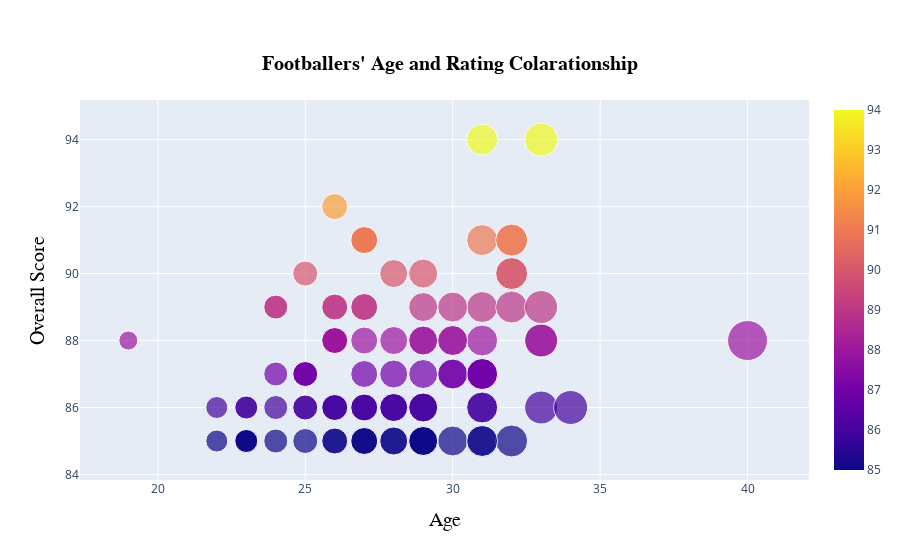

Notebook source saved alongside this figure:
### Code cell
df = players.iloc[:100,:]
bub_color = [float(each) for each in df.Overall]
bub_size = [float(each) for each in df.Age]
fig = go.Figure(
    data = [
        go.Scatter(
            x = df.Age,
            y = df.Overall,
            mode = "markers",
            marker = dict(
                color = bub_color,
                size = bub_size,
                showscale = True
            ),
            text= df.Name
        )
    ],
    layout = go.Layout(
        title = dict(text = "<b> Footballers' Age and Rating Colarationship </b>",
                     x = 0.5, y = 0.9,
                     font = dict(family = 'Italic',
                                 size = 20,
                                 color = 'Black')
                    ),
        xaxis = dict(title = dict(text = 'Age',
                                  font = dict(family = 'Italic',
                                              size = 20,
                                              color = 'Black')
                                 ),
                     ticklen = 5,
                     zeroline = False
                    ),
        yaxis = dict(title = dict(text = 'Overall Score',
                                  font = dict(family = 'Italic',
                                              size = 20,
                                              color = 'Black')
                                 ),
                     ticklen = 5,
                     zeroline = False
                    )
    )
)
iplot(fig)

### Figure 1 — Plotly figure (JSON) as saved in the notebook; plotly's stock layout.template omitted (floating-point values rounded to 4 significant figures)
{"data": [{"marker": {"color": [94, 94, 92, 91, 91, 91, 91, 91, 91, 90, 90, 90, 90, 90, 89, 89, 89, 89, 89, 89, 89, 89, 89, 89, 89, 88, 88, 88, 88, 88, 88, 88, 88, 88, 88, 88, 88, 88, 88, 88, 88, 88, 87, 87, 87, 87, 87, 87, 87, 87, 87, 87, 87, 87, 87, 86, 86, 86, 86, 86, 86, 86, 86, 86, 86, 86, 86, 86, 86, 86, 86, 86, 86, 86, 86, 86, 86, 85, 85, 85, 85, 85, 85, 85, 85, 85, 85, 85, 85, 85, 85, 85, 85, 85, 85, 85, 85, 85, 85, 85], "showscale": true, "size": [31, 33, 26, 27, 27, 27, 32, 31, 32, 25, 29, 28, 32, 32, 27, 24, 24, 27, 26, 26, 29, 31, 32, 30, 33, 19, 26, 26, 26, 27, 26, 26, 26, 29, 29, 30, 28, 31, 30, 33, 33, 40, 24, 25, 27, 25, 31, 25, 28, 29, 31, 31, 30, 30, 31, 22, 23, 24, 26, 26, 23, 26, 25, 25, 27, 27, 28, 27, 29, 28, 31, 29, 28, 31, 29, 33, 34, 23, 23, 22, 24, 25, 23, 23, 27, 26, 26, 27, 27, 30, 29, 29, 28, 29, 28, 29, 31, 29, 32, 31]}, "mode": "markers", "text": ["L. Messi", "Cristiano Ronaldo", "Neymar Jr", "De Gea", "K. De Bruyne", "E. Hazard", "L. Modrić", "L. Suárez", "Sergio Ramos", "J. Oblak", "R. Lewandowski", "T. Kroos", "D. Godín", "David Silva", "N. Kanté", "P. Dybala", "H. Kane", "A. Griezmann", "M. ter Stegen", "T. Courtois", "Sergio Busquets", "E. Cavani", "M. Neuer", "S. Agüero", "G. Chiellini", "K. Mbappé", "M. Salah", "Casemiro", "J. Rodríguez", "L. Insigne", "Isco", "C. Eriksen", "Coutinho", "P. Aubameyang", "M. Hummels", "Marcelo", "G. Bale", "H. Lloris", "G. Higuaín", "Thiago Silva", "S. Handanovič", "G. Buffon", "S. Umtiti", "M. Icardi", "K. Koulibaly", "P. Pogba", "K. Navas", "R. Lukaku", "C. Immobile", "Jordi Alba", "D. Mertens", "J. Vertonghen", "M. Hamšík", "I. Rakitić", "Piqué", "L. Sané", "Bernardo Silva", "Ederson", "S. Mané", "V. van Dijk", "R. Sterling", "Roberto Firmino", "R. Varane", "M. Verratti", "Alex Sandro", "Douglas Costa", "T. Müller", "Thiago", "M. Reus", "Azpilicueta", "L. Bonucci", "T. Alderweireld", "M. Pjanić", "M. Benatia", "M. Özil", "Fernandinho", "Iniesta", "M. Škriniar", "S. Milinković-Savić", "Marco Asensio", "N. Fekir", "Alisson", "J. Kimmich", "Saúl", "R. Mahrez", "D. Alaba", "Koke", "A. Lacazette", "K. Manolas", "N. Otamendi", "Parejo", "Paulinho", "W. Szczęsny", "A. Sánchez", "Y. Brahimi", "J. Boateng", "A. Vidal", "I. Perišić", "E. Džeko", "S. Khedira"], "type": "scatter", "x": [31, 33, 26, 27, 27, 27, 32, 31, 32, 25, 29, 28, 32, 32, 27, 24, 24, 27, 26, 26, 29, 31, 32, 30, 33, 19, 26, 26, 26, 27, 26, 26, 26, 29, 29, 30, 28, 31, 30, 33, 33, 40, 24, 25, 27, 25, 31, 25, 28, 29, 31, 31, 30, 30, 31, 22, 23, 24, 26, 26, 23, 26, 25, 25, 27, 27, 28, 27, 29, 28, 31, 29, 28, 31, 29, 33, 34, 23, 23, 22, 24, 25, 23, 23, 27, 26, 26, 27, 27, 30, 29, 29, 28, 29, 28, 29, 31, 29, 32, 31], "y": [94, 94, 92, 91, 91, 91, 91, 91, 91, 90, 90, 90, 90, 90, 89, 89, 89, 89, 89, 89, 89, 89, 89, 89, 89, 88, 88, 88, 88, 88, 88, 88, 88, 88, 88, 88, 88, 88, 88, 88, 88, 88, 87, 87, 87, 87, 87, 87, 87, 87, 87, 87, 87, 87, 87, 86, 86, 86, 86, 86, 86, 86, 86, 86, 86, 86, 86, 86, 86, 86, 86, 86, 86, 86, 86, 86, 86, 85, 85, 85, 85, 85, 85, 85, 85, 85, 85, 85, 85, 85, 85, 85, 85, 85, 85, 85, 85, 85, 85, 85]}], "layout": {"title": {"font": {"color": "Black", "family": "Italic", "size": 20}, "text": "<b> Footballers' Age and Rating Colarationship </b>", "x": 0.5, "y": 0.9}, "xaxis": {"ticklen": 5, "title": {"font": {"color": "Black", "family": "Italic", "size": 20}, "text": "Age"}, "zeroline": false}, "yaxis": {"ticklen": 5, "title": {"font": {"color": "Black", "family": "Italic", "size": 20}, "text": "Overall Score"}, "zeroline": false}}}
